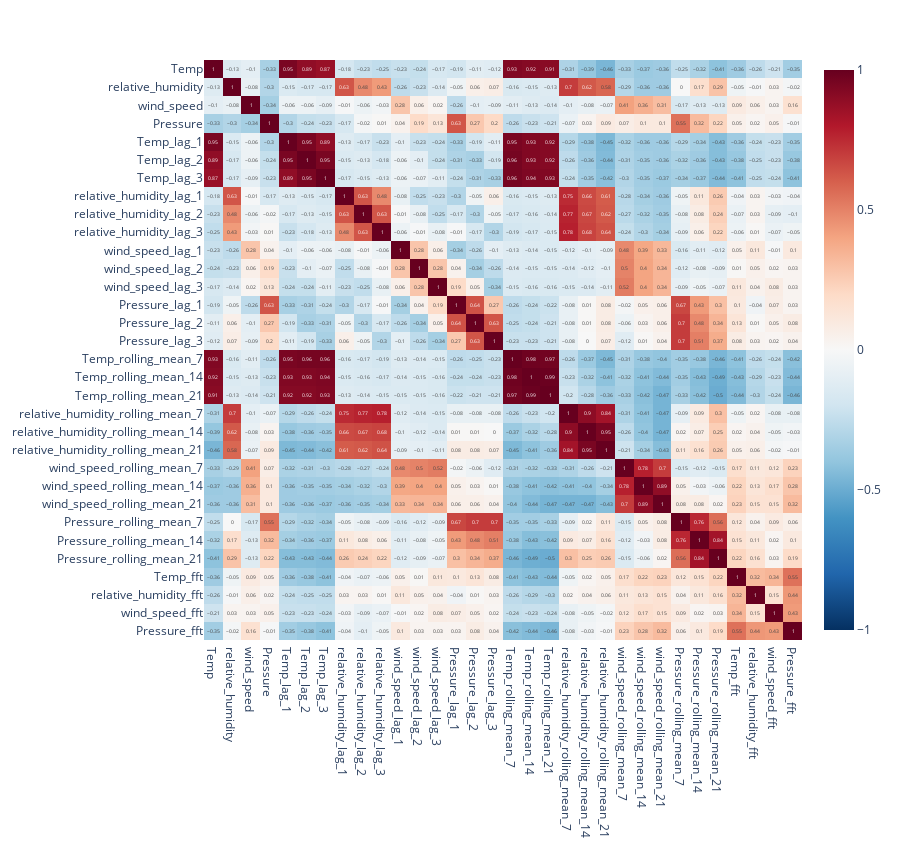

The notebook cell this image was saved under:
### Code cell
fig = px.imshow(train_data.drop(["DATE"], axis=1).corr().round(2), color_continuous_scale='RdBu_r', text_auto=True, aspect="auto",
                                width= 900,
                                height = 850,
                                range_color=[-1,1])
fig.update_xaxes(showgrid=False).update_yaxes(showgrid=False)
fig.show()

### Figure 1 — Plotly figure (JSON) as saved in the notebook; plotly's stock layout.template omitted (floating-point values rounded to 4 significant figures; data arrays with more than 128 entries replaced by an {"elided": "..."} marker saying what was removed)
{"data": [{"coloraxis": "coloraxis", "hovertemplate": "x: %{x}<br>y: %{y}<br>color: %{z}<extra></extra>", "name": "0", "texttemplate": "%{z}", "type": "heatmap", "x": ["Temp", "relative_humidity", "wind_speed", "Pressure", "Temp_lag_1", "Temp_lag_2", "Temp_lag_3", "relative_humidity_lag_1", "relative_humidity_lag_2", "relative_humidity_lag_3", "wind_speed_lag_1", "wind_speed_lag_2", "wind_speed_lag_3", "Pressure_lag_1", "Pressure_lag_2", "Pressure_lag_3", "Temp_rolling_mean_7", "Temp_rolling_mean_14", "Temp_rolling_mean_21", "relative_humidity_rolling_mean_7", "relative_humidity_rolling_mean_14", "relative_humidity_rolling_mean_21", "wind_speed_rolling_mean_7", "wind_speed_rolling_mean_14", "wind_speed_rolling_mean_21", "Pressure_rolling_mean_7", "Pressure_rolling_mean_14", "Pressure_rolling_mean_21", "Temp_fft", "relative_humidity_fft", "wind_speed_fft", "Pressure_fft"], "xaxis": "x", "y": ["Temp", "relative_humidity", "wind_speed", "Pressure", "Temp_lag_1", "Temp_lag_2", "Temp_lag_3", "relative_humidity_lag_1", "relative_humidity_lag_2", "relative_humidity_lag_3", "wind_speed_lag_1", "wind_speed_lag_2", "wind_speed_lag_3", "Pressure_lag_1", "Pressure_lag_2", "Pressure_lag_3", "Temp_rolling_mean_7", "Temp_rolling_mean_14", "Temp_rolling_mean_21", "relative_humidity_rolling_mean_7", "relative_humidity_rolling_mean_14", "relative_humidity_rolling_mean_21", "wind_speed_rolling_mean_7", "wind_speed_rolling_mean_14", "wind_speed_rolling_mean_21", "Pressure_rolling_mean_7", "Pressure_rolling_mean_14", "Pressure_rolling_mean_21", "Temp_fft", "relative_humidity_fft", "wind_speed_fft", "Pressure_fft"], "yaxis": "y", "z": {"elided": "32x32 float values"}}], "layout": {"coloraxis": {"cmax": 1, "cmin": -1, "colorscale": [[0, "rgb(5,48,97)"], [0.1, "rgb(33,102,172)"], [0.2, "rgb(67,147,195)"], [0.3, "rgb(146,197,222)"], [0.4, "rgb(209,229,240)"], [0.5, "rgb(247,247,247)"], [0.6, "rgb(253,219,199)"], [0.7, "rgb(244,165,130)"], [0.8, "rgb(214,96,77)"], [0.9, "rgb(178,24,43)"], [1, "rgb(103,0,31)"]]}, "height": 850, "margin": {"t": 60}, "width": 900, "xaxis": {"anchor": "y", "domain": [0, 1], "showgrid": false}, "yaxis": {"anchor": "x", "autorange": "reversed", "domain": [0, 1], "showgrid": false}}}
